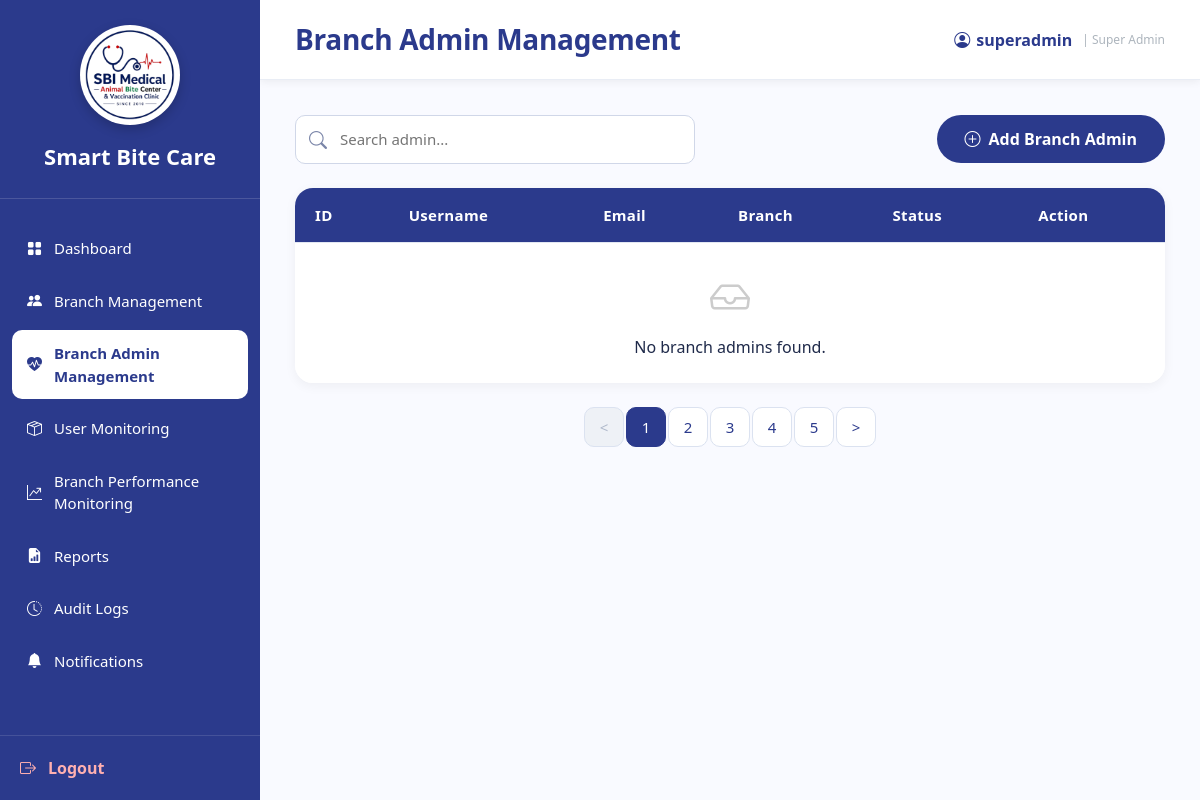
The page /SuperAdmin_BranchAdminManagement.php (signed in) on the database as committed earlier.
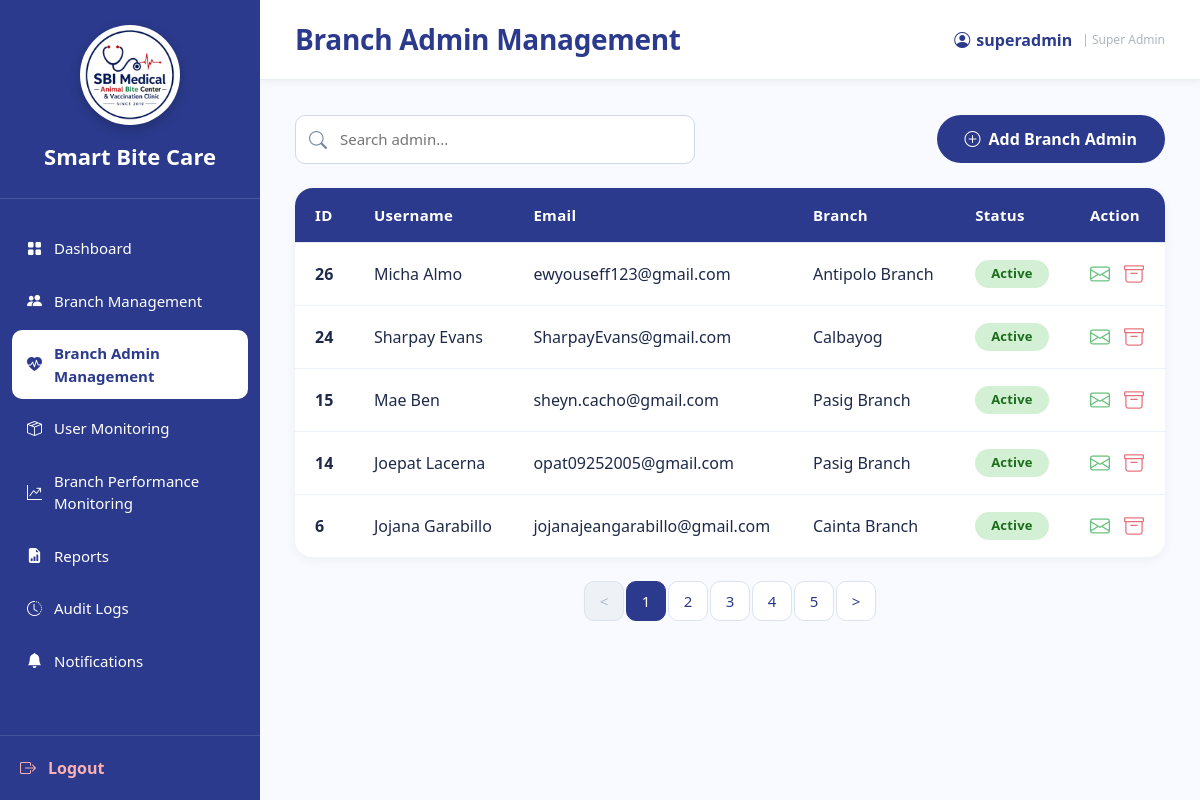
The same page on the database as committed later.
### tables this page shows
CREATE TABLE `users` (
  `user_id` int(11) NOT NULL,
  `branch_id` varchar(10) DEFAULT NULL,
  `role_id` int(11) NOT NULL,
  `username` varchar(100) NOT NULL,
  `email` varchar(255) NOT NULL,
  `password` varchar(255) NOT NULL,
  `status` enum('Active','Inactive') DEFAULT 'Active',
  `created_at` timestamp NOT NULL DEFAULT current_timestamp(),
  `last_login` datetime DEFAULT NULL
);

CREATE TABLE `branches` (
  `branch_id` varchar(10) NOT NULL,
  `branch_name` varchar(150) NOT NULL,
  `branch_address` text DEFAULT NULL,
  `contact_number` varchar(30) DEFAULT NULL,
  `email` varchar(150) DEFAULT NULL,
  `status` enum('Active','Inactive') DEFAULT 'Active',
  `created_at` timestamp NOT NULL DEFAULT current_timestamp()
);

### SuperAdmin_BranchAdminManagement.php (the view, shortened to what the changed rows need)
<?php
require_once 'sources/db_connect.php';
$admins = [];
$sql = "SELECT u.user_id, u.username, u.email, u.status, u.created_at,
        b.branch_id, b.branch_name
        FROM users u
        LEFT JOIN branches b ON u.branch_id = b.branch_id
        WHERE u.role_id = 2";
$sql .= " ORDER BY u.created_at DESC";
$stmt = $conn->prepare($sql);
$stmt->execute();
$result = $stmt->get_result();
while ($row = $result->fetch_assoc()) {
    $admins[] = $row;
}
?>
<!DOCTYPE html>
<html lang="en">
<head>
    <link href="https://cdn.jsdelivr.net/npm/bootstrap@5.3.3/dist/css/bootstrap.min.css" rel="stylesheet" />
    <link rel="stylesheet" href="https://cdn.jsdelivr.net/npm/bootstrap-icons@1.11.3/font/bootstrap-icons.min.css" />
    <link rel="stylesheet" href="sidebar.css" />
</head>
<body>
<div class="main">
    <div class="content">
        <div class="table-wrap">
            <table class="table table-hover align-middle">
                <thead>
                    <tr>
                        <th>ID</th>
                        <th>Username</th>
                        <th>Email</th>
                        <th>Branch</th>
                        <th>Status</th>
                        <th>Action</th>
                    </tr>
                </thead>
                <tbody>
                    <?php if (count($admins) > 0): ?>
                        <?php foreach ($admins as $admin): ?>
                            <tr>
                                <td><strong><?php echo htmlspecialchars($admin['user_id']); ?></strong></td>
                                <td><?php echo htmlspecialchars($admin['username']); ?></td>
                                <td><?php echo htmlspecialchars($admin['email']); ?></td>
                                <td><?php echo htmlspecialchars($admin['branch_name'] ?? 'N/A'); ?></td>
                                <td>
                                    <span class="status-badge <?php echo $admin['status'] === 'Inactive' ? 'inactive' : ''; ?>">
                                        <?php echo htmlspecialchars($admin['status']); ?>
                                    </span>
                                </td>
                                <td class="action-icons">
                                    <i class="bi bi-envelope text-success" title="Send Email"
                                       onclick="openEmailModal(<?php echo htmlspecialchars($admin['user_id']); ?>, '<?php echo htmlspecialchars($admin['username']); ?>', '<?php echo htmlspecialchars($admin['email']); ?>')"></i>
                                    <?php if ($admin['status'] !== 'Inactive'): ?>
                                        <i class="bi bi-archive text-danger" title="Archive Admin"
                                           onclick="archiveAdmin(<?php echo $admin['user_id']; ?>, '<?php echo htmlspecialchars($admin['username']); ?>')"></i>
                                    <?php else: ?>
                                        <i class="bi bi-archive" style="opacity: 0.3; cursor: not-allowed;" title="Admin already archived"></i>
                                    <?php endif; ?>
                                </td>
                            </tr>
                        <?php endforeach; ?>
                    <?php else: ?>
                        <tr>
                            <td colspan="6" class="text-center py-4">
                                <i class="bi bi-inbox fs-1 d-block mb-2" style="color: #ccc;"></i>
                                No branch admins found.
                            </td>
                        </tr>
                    <?php endif; ?>
                </tbody>
            </table>
        </div>
    </div>
</div>
</body>
</html>

Rows that differ between the two databases and show on the page:
added users: user_id "26", username "Micha Almo", email "ewyouseff123@gmail.com", branch.branch_name "Antipolo Branch", status "Active"
added users: user_id "24", username "Sharpay Evans", email "SharpayEvans@gmail.com", branch.branch_name "Calbayog", status "Active"
added users: user_id "15", username "Mae Ben", email "sheyn.cacho@gmail.com", branch.branch_name "Pasig Branch", status "Active"
added users: user_id "14", username "Joepat Lacerna", email "opat09252005@gmail.com", branch.branch_name "Pasig Branch", status "Active"
added users: user_id "6", username "Jojana Garabillo", email "jojanajeangarabillo@gmail.com", branch.branch_name "Cainta Branch", status "Active"
Other text that changed with them:
text no longer shown: "No branch admins found."
